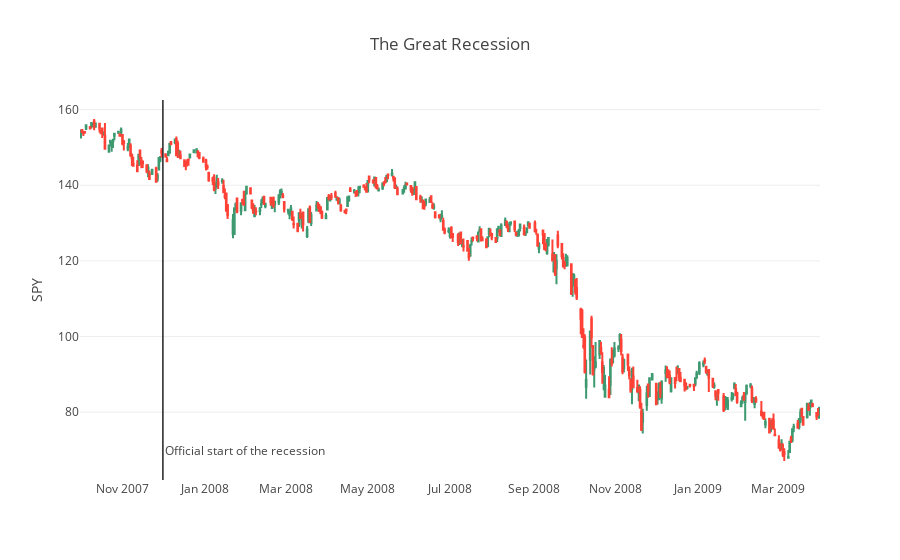

The code cell stored with this chart in its notebook:
### Code cell
offline.iplot(fig, filename='spy-recession-candlestick', validate=False)

### Figure 1 — Plotly figure (JSON) as saved in the notebook; plotly's stock layout.template omitted (floating-point values rounded to 4 significant figures; data arrays with more than 128 entries replaced by an {"elided": "..."} marker saying what was removed)
{"data": [{"boxpoints": false, "fillcolor": "#3D9970", "line": {"color": "#3D9970"}, "name": "Increasing", "showlegend": false, "type": "box", "whiskerwidth": 0, "x": {"elided": "1044 str values"}, "y": {"elided": "1044 float values"}}, {"boxpoints": false, "fillcolor": "#FF4136", "line": {"color": "#FF4136"}, "name": "Decreasing", "showlegend": false, "type": "box", "whiskerwidth": 0, "x": {"elided": "1230 str values"}, "y": {"elided": "1230 float values"}}], "layout": {"annotations": [{"showarrow": false, "text": "Official start of the recession", "x": "2007-12-01", "xanchor": "left", "xref": "x", "y": 0.05, "yref": "paper"}], "shapes": [{"line": {"color": "rgb(30,30,30)", "width": 1}, "x0": "2007-12-01", "x1": "2007-12-01", "xref": "x", "y0": 0, "y1": 1, "yref": "paper"}], "title": "The Great Recession", "yaxis": {"title": "SPY"}}}
